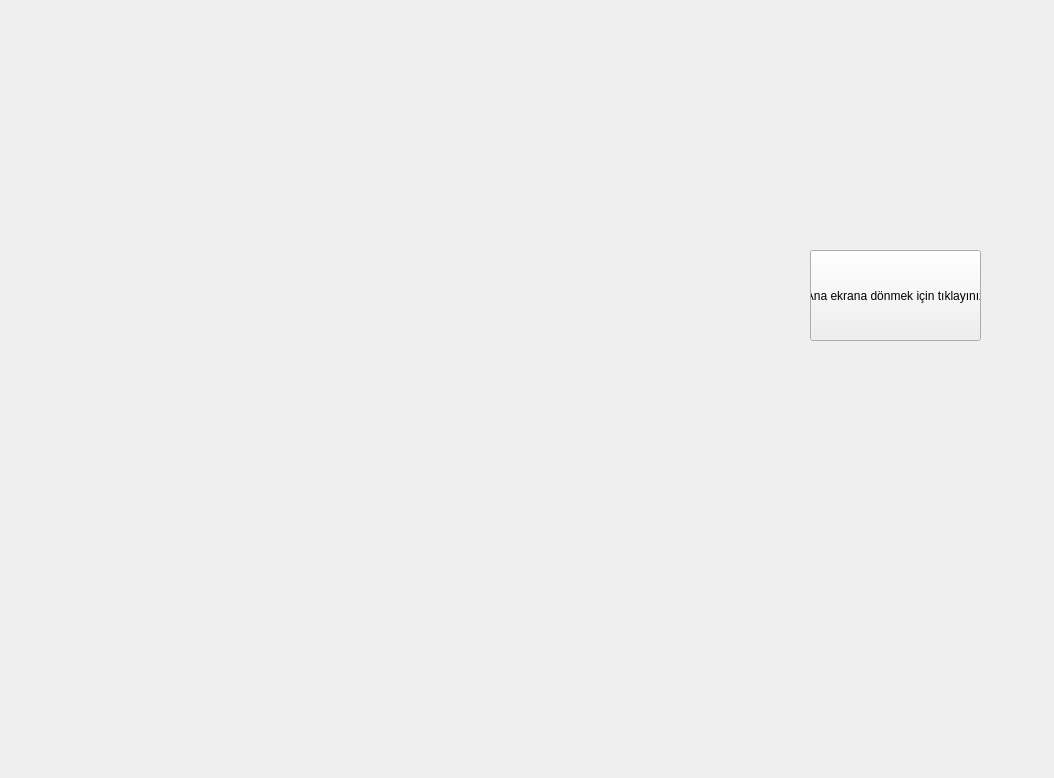
<?xml version="1.0" encoding="UTF-8"?>
<ui version="4.0">
 <class>MainWindow</class>
 <widget class="QMainWindow" name="MainWindow">
  <property name="geometry">
   <rect>
    <x>0</x>
    <y>0</y>
    <width>1054</width>
    <height>778</height>
   </rect>
  </property>
  <property name="maximumSize">
   <size>
    <width>1920</width>
    <height>1080</height>
   </size>
  </property>
  <property name="windowTitle">
   <string>MainWindow</string>
  </property>
  <widget class="QWidget" name="centralwidget">
   <widget class="QStackedWidget" name="stackedWidget">
    <property name="geometry">
     <rect>
      <x>30</x>
      <y>20</y>
      <width>961</width>
      <height>681</height>
     </rect>
    </property>
    <property name="currentIndex">
     <number>1</number>
    </property>
    <widget class="QWidget" name="secim_ekrani">
     <widget class="QPushButton" name="yoklama_alma">
      <property name="geometry">
       <rect>
        <x>370</x>
        <y>410</y>
        <width>211</width>
        <height>131</height>
       </rect>
      </property>
      <property name="text">
       <string>Öğrenci Eklemek İçin Tıklayınız</string>
      </property>
     </widget>
     <widget class="QPushButton" name="ogrenci_ekleme">
      <property name="geometry">
       <rect>
        <x>370</x>
        <y>150</y>
        <width>211</width>
        <height>141</height>
       </rect>
      </property>
      <property name="text">
       <string>Yoklama Almak İçin Tıklayınız</string>
      </property>
     </widget>
    </widget>
    <widget class="QWidget" name="kayit_ekrani">
     <widget class="QLabel" name="fototutucu">
      <property name="geometry">
       <rect>
        <x>240</x>
        <y>70</y>
        <width>480</width>
        <height>640</height>
       </rect>
      </property>
      <property name="maximumSize">
       <size>
        <width>1920</width>
        <height>1080</height>
       </size>
      </property>
      <property name="text">
       <string/>
      </property>
     </widget>
     <widget class="QLabel" name="kafatutucu">
      <property name="geometry">
       <rect>
        <x>820</x>
        <y>100</y>
        <width>91</width>
        <height>71</height>
       </rect>
      </property>
      <property name="text">
       <string/>
      </property>
     </widget>
     <widget class="QPushButton" name="anamenuyedonus">
      <property name="geometry">
       <rect>
        <x>780</x>
        <y>230</y>
        <width>171</width>
        <height>91</height>
       </rect>
      </property>
      <property name="text">
       <string>Ana ekrana dönmek için tıklayınız</string>
      </property>
     </widget>
    </widget>
    <widget class="QWidget" name="yoklama"/>
   </widget>
  </widget>
 </widget>
 <resources/>
 <connections/>
</ui>
